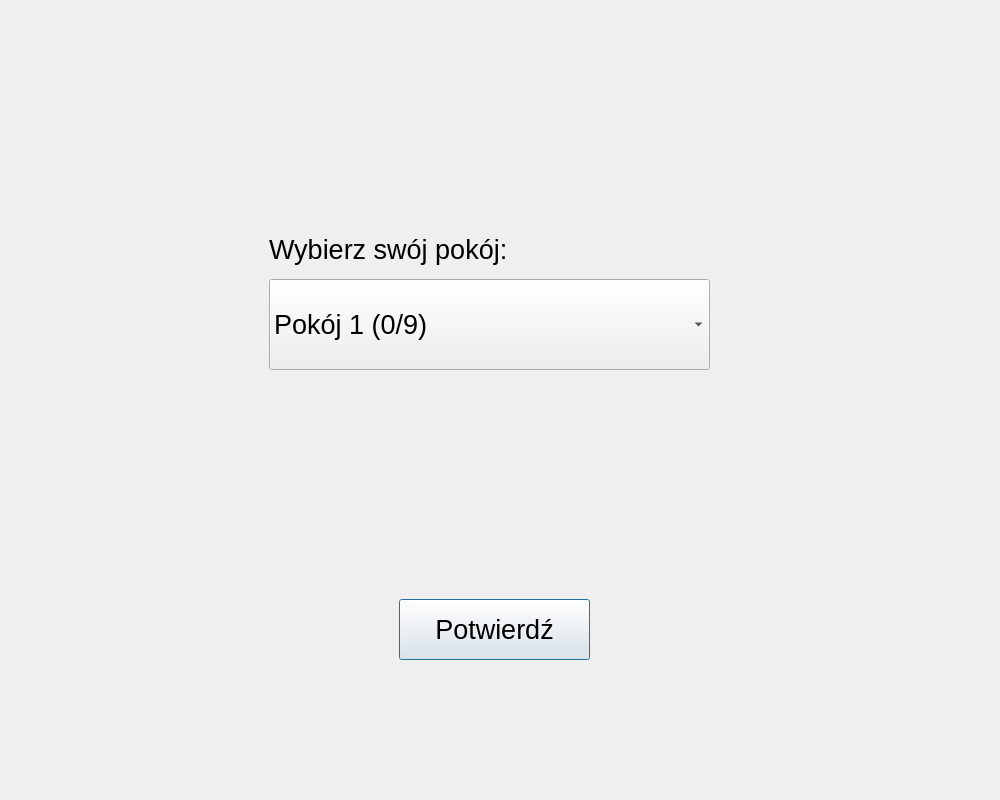
<?xml version="1.0" encoding="UTF-8"?>
<ui version="4.0">
 <class>Dialog</class>
 <widget class="QDialog" name="Dialog">
  <property name="geometry">
   <rect>
    <x>0</x>
    <y>0</y>
    <width>1000</width>
    <height>800</height>
   </rect>
  </property>
  <property name="windowTitle">
   <string>Dialog</string>
  </property>
  <widget class="QWidget" name="widget" native="true">
   <property name="geometry">
    <rect>
     <x>-1</x>
     <y>-1</y>
     <width>1001</width>
     <height>801</height>
    </rect>
   </property>
   <property name="styleSheet">
    <string notr="true"/>
   </property>
   <widget class="QLabel" name="roomLabel">
    <property name="geometry">
     <rect>
      <x>270</x>
      <y>230</y>
      <width>441</width>
      <height>41</height>
     </rect>
    </property>
    <property name="font">
     <font>
      <pointsize>20</pointsize>
     </font>
    </property>
    <property name="text">
     <string>Wybierz swój pokój:</string>
    </property>
   </widget>
   <widget class="QPushButton" name="roomSubmitButton">
    <property name="geometry">
     <rect>
      <x>400</x>
      <y>600</y>
      <width>191</width>
      <height>61</height>
     </rect>
    </property>
    <property name="font">
     <font>
      <pointsize>20</pointsize>
     </font>
    </property>
    <property name="text">
     <string>Potwierdź</string>
    </property>
   </widget>
   <widget class="QComboBox" name="roomComboBox">
    <property name="geometry">
     <rect>
      <x>270</x>
      <y>280</y>
      <width>441</width>
      <height>91</height>
     </rect>
    </property>
    <property name="font">
     <font>
      <pointsize>20</pointsize>
     </font>
    </property>
    <item>
     <property name="text">
      <string>Pokój 1 (0/9)</string>
     </property>
    </item>
    <item>
     <property name="text">
      <string>Pokój 2 (0/9)</string>
     </property>
    </item>
    <item>
     <property name="text">
      <string>Pokój 3 (0/9)</string>
     </property>
    </item>
    <item>
     <property name="text">
      <string>Pokój 4 (0/9)</string>
     </property>
    </item>
   </widget>
  </widget>
 </widget>
 <resources/>
 <connections/>
</ui>
